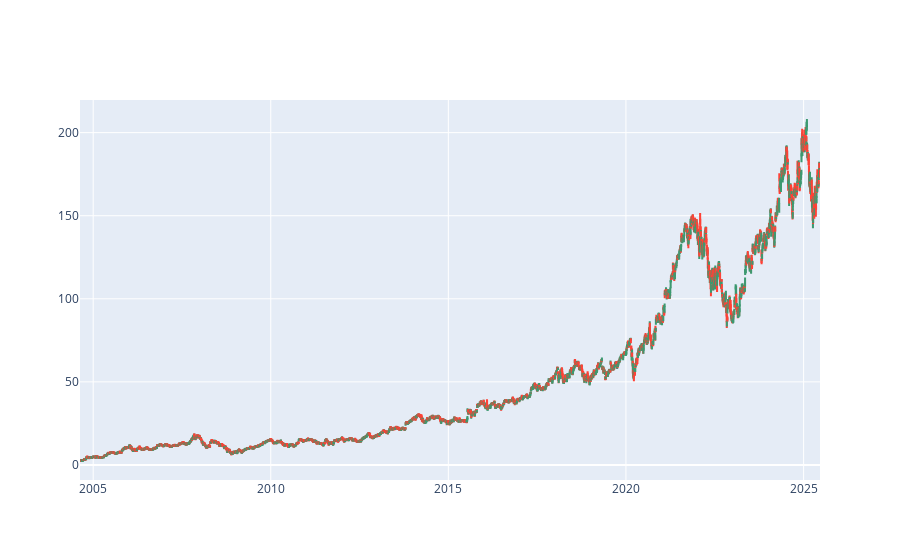

The notebook cell saved with this chart:
### Code cell
#candlesticks
import plotly.graph_objects as go

fig = go.Figure(data=[go.Candlestick(x = data01['Date'], open = data01['Open'], 
                                    high = data01['High'],
                                    low = data01['Low'], 
                                    close = data01['Close'])])
fig.update_layout(xaxis_rangeslider_visible=False)
fig.show()

### Figure 1 — Plotly figure (JSON) as saved in the notebook; plotly's stock layout.template omitted (floating-point values rounded to 4 significant figures; data arrays with more than 128 entries replaced by an {"elided": "..."} marker saying what was removed)
{"data": [{"close": {"elided": "5243 str values"}, "high": {"elided": "5243 str values"}, "low": {"elided": "5243 str values"}, "open": {"elided": "5243 str values"}, "type": "candlestick", "x": {"elided": "5243 str values"}}], "layout": {"xaxis": {"rangeslider": {"visible": false}}}}
